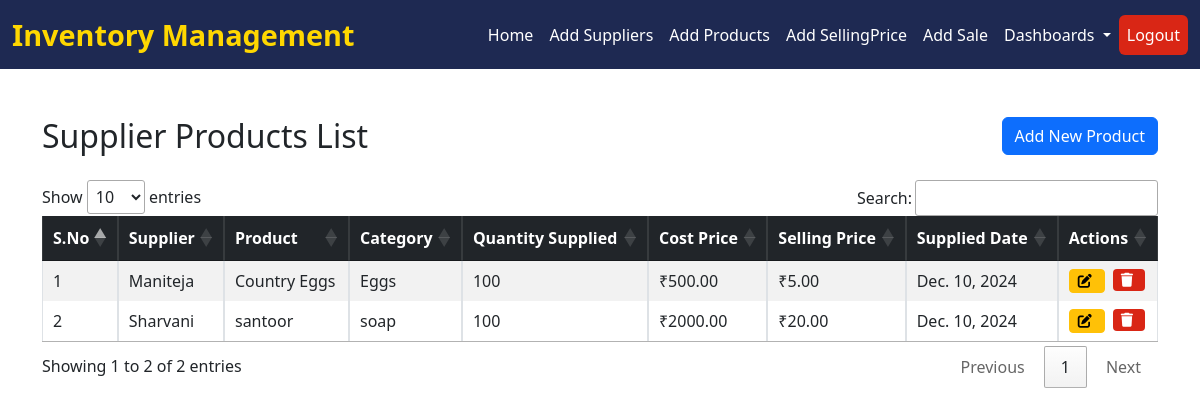
Screenshot of /supplier-products/ with the database file from the repository.
### stock_analysis/models.py (models this page shows, shortened)
class SupplierProduct(models.Model):
    supplier = models.ForeignKey(Supplier, on_delete=models.CASCADE,null=True, blank=True)  # Link to Supplier
    name = models.CharField(max_length=100, default="Unknown Product")  # Default name
    category = models.CharField(max_length=50, blank=True, null=True)  # Product category
    selling_price_per_unit=models.DecimalField(default=0, max_digits=10, decimal_places=2, null=True, blank=True)
    stock_quantity = models.IntegerField(default=0)  # Current stock quantity
    cost_price = models.DecimalField(max_digits=10, decimal_places=2)  # Cost price per unit
    supplied_date = models.DateField(auto_now_add=True)  # Date of supply

class Supplier(models.Model):
    name = models.CharField(max_length=100)
    contact = models.CharField(max_length=15, blank=True, null=True)
    email = models.EmailField(blank=True, null=True)
    address = models.TextField(blank=True, null=True)
    company = models.CharField(max_length=100, blank=True, null=True)
    partnership_date = models.DateField(default=now)  # Default to current date

### stock_analysis/product_views.py (the view)
# urls.py: path("supplier-products/", product_views.supplier_product_list, name="supplier_product_list"),
def supplier_product_list(request):
    supplier_products = SupplierProduct.objects.select_related("supplier")
    return render(request, "products/supplier_product_list.html", {"supplier_products": supplier_products})

### stock_analysis/templates/products/supplier_product_list.html (shortened to what this page needs)
{% extends 'index.html' %}
{% block content %}
<div class="container mt-5" style="position: relative;">
    <div class="d-flex justify-content-between align-items-center mb-4">
        <h2 class="mb-0">Supplier Products List</h2>
        <a href="{% url 'add_supplier_product' %}" class="btn btn-primary">
            Add New Product
        </a>
    </div>
    <div class="table-responsive">
        <table id="supplierTable" class="table table-striped table-hover table-bordered">
            <thead class="table-dark">
                <tr>
                    <th>S.No</th>
                    <th>Supplier</th>
                    <th>Product</th>
                    <th>Category</th>
                    <th>Quantity Supplied</th>
                    <th>Cost Price</th>
                    <th>Selling Price</th>
                    <th>Supplied Date</th>
                    <th>Actions</th>
                </tr>
            </thead>
            <tbody>
                {% for sp in supplier_products %}
                <tr>
                    <td>{{ forloop.counter }}</td>
                    <td>{{ sp.supplier.name }}</td>
                    <td>{{ sp.name }}</td>
                    <td>{{ sp.category }}</td>
                    <td>{{ sp.stock_quantity }}</td>
                    <td>₹{{ sp.cost_price }}</td>
                    <td>₹{{ sp.selling_price_per_unit }}</td>
                    <td>{{ sp.supplied_date }}</td>
                    <td class="d-flex">
                        <a href="{% url 'update_supplier_product' sp.id %}" class="btn btn-warning btn-sm me-2 d-flex align-items-center">
                            <i class="fas fa-edit me-1"></i>
                        </a>
                        <form action="{% url 'delete_supplier_product' sp.id %}" method="POST" style="display: inline;">
                            <button type="submit" class="btn btn-danger btn-sm d-flex align-items-center" onclick="return confirm('Are you sure you want to delete this supplier product?');">
                                <i class="fas fa-trash me-1"></i>
                            </button>
                        </form>
                    </td>
                </tr>
                {% empty %}
                <tr>
                    <td colspan="9" class="text-center">No supplier products found.</td>
                </tr>
                {% endfor %}
            </tbody>
        </table>
    </div>
</div>
<link rel="stylesheet" href="https://cdn.datatables.net/1.13.6/css/jquery.dataTables.min.css">
{% endblock %}

### stock_analysis/templates/index.html (style rules this page uses)
.btn-danger { background-color: #d92615 !important; border: none; }

### rows the page displays
SupplierProduct: supplier.name "Maniteja", name "Country Eggs", category "Eggs", stock_quantity "100", cost_price "500.00", selling_price_per_unit "5.00", supplied_date "Dec. 10, 2024"
SupplierProduct: supplier.name "Sharvani", name "santoor", category "soap", stock_quantity "100", cost_price "2000.00", selling_price_per_unit "20.00", supplied_date "Dec. 10, 2024"
